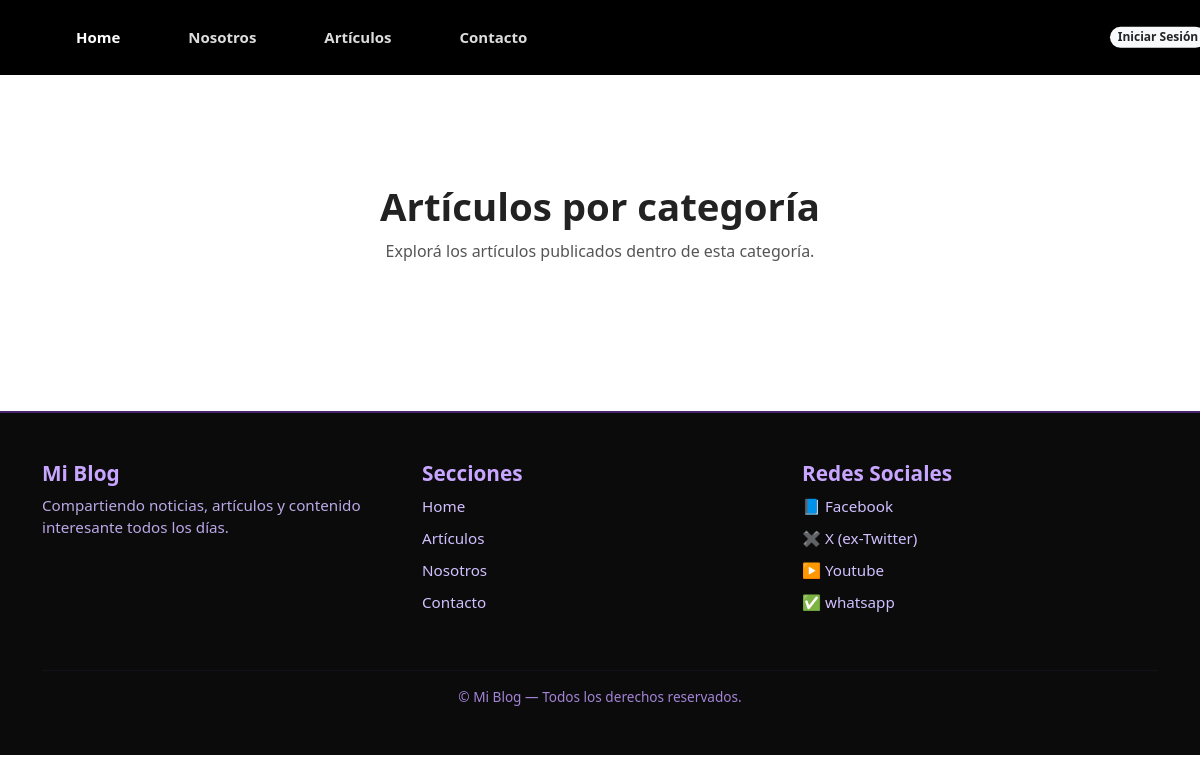
Before: /articulos/categoria/1/articulos/ with the older database file.
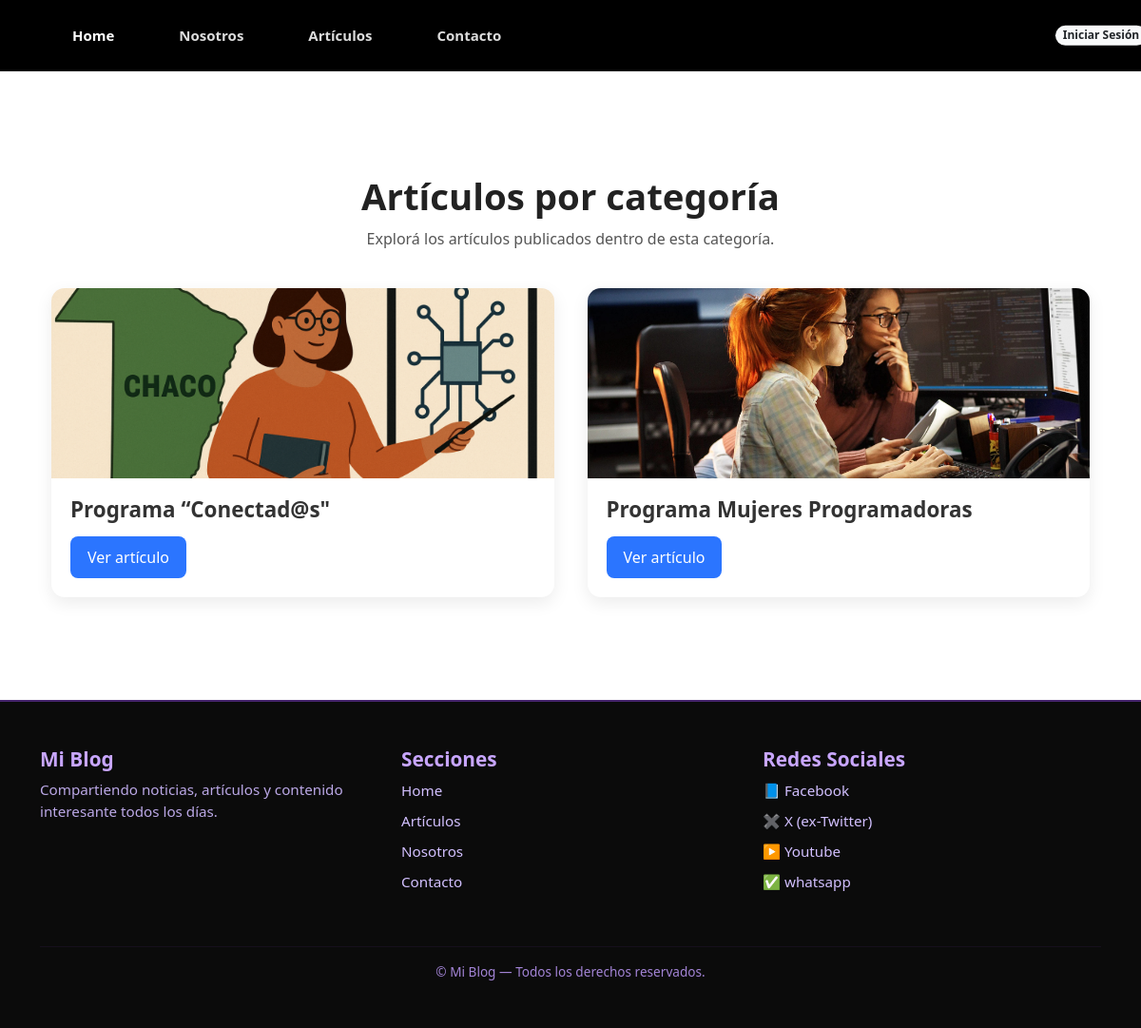
After: the same page with the newer database file.
### apps/articulo/models.py (models this page shows, shortened)
class Articulo(models.Model):
    titulo = models.CharField(max_length=30, null=False)
    resumen = models.TextField(null=False)
    contenido = models.TextField(null=False)
    fecha_publicacion = models.DateTimeField(auto_now_add=True)
    activo = models.BooleanField(default=True)
    categoria = models.ForeignKey(Categoria, on_delete=models.SET_NULL, null=True)
    imagen = models.ImageField(null=True, blank=True, upload_to='media', default='post_default.png')
    publicado = models.DateTimeField(default=timezone.now)
    editor = models.ForeignKey(settings.AUTH_USER_MODEL, on_delete=models.CASCADE, null=True)
    class Meta:
        ordering = ('-publicado',)

### apps/articulo/views.py (the view)
# urls.py: path('categoria/<int:pk>/articulos/', ArticuloPorCategoriaView.as_view(), name='articulosPorCategoria'),
class ArticuloPorCategoriaView(ListView):
    model = Articulo
    template_name = 'articulo/articulosPorCategoria.html'
    context_object_name = 'articulos'
    def get_queryset(self):
        return Articulo.objects.filter(categoria_id=self.kwargs['pk'])

### templates/articulo/articulosPorCategoria.html (shortened to what this page needs)
{% extends 'home.html' %}
{% load static %}
{% load static %}
{% block content %}
<link rel="stylesheet" href="{% static 'css/listaPorCategoria.css' %}">
<section class="articulos-section">
    <div class="container">
        <h1 class="titulo-seccion">Artículos por categoría</h1>
        <p class="descripcion-seccion">
            Explorá los artículos publicados dentro de esta categoría.
        </p>
        <div class="grid-articulos">
            {% for articulo in articulos %}
            <div class="card-articulo">
                {% if articulo.imagen %}
                <img class="card-img" src="{{ articulo.imagen.url }}" alt="{{ articulo.titulo }}">
                {% else %}
                <img class="card-img" src="{% static 'img/default.jpg' %}" alt="Imagen no disponible">
                {% endif %}
                <div class="card-info">
                    <h3 class="card-titulo">{{ articulo.titulo|capfirst }}</h3>
                    <a class="btn-ver" href="{% url 'apps.articulo:articuloDetalle' articulo.id %}">
                        Ver artículo
                    </a>
                </div>
            </div>
            {% endfor %}
        </div>
    </div>
</section>
{% endblock %}

Changed rows visible on the page:
added Articulo: imagen (picture), titulo "Programa “Conectad@s\""
added Articulo: imagen (picture), titulo "Programa Mujeres Programadoras"
